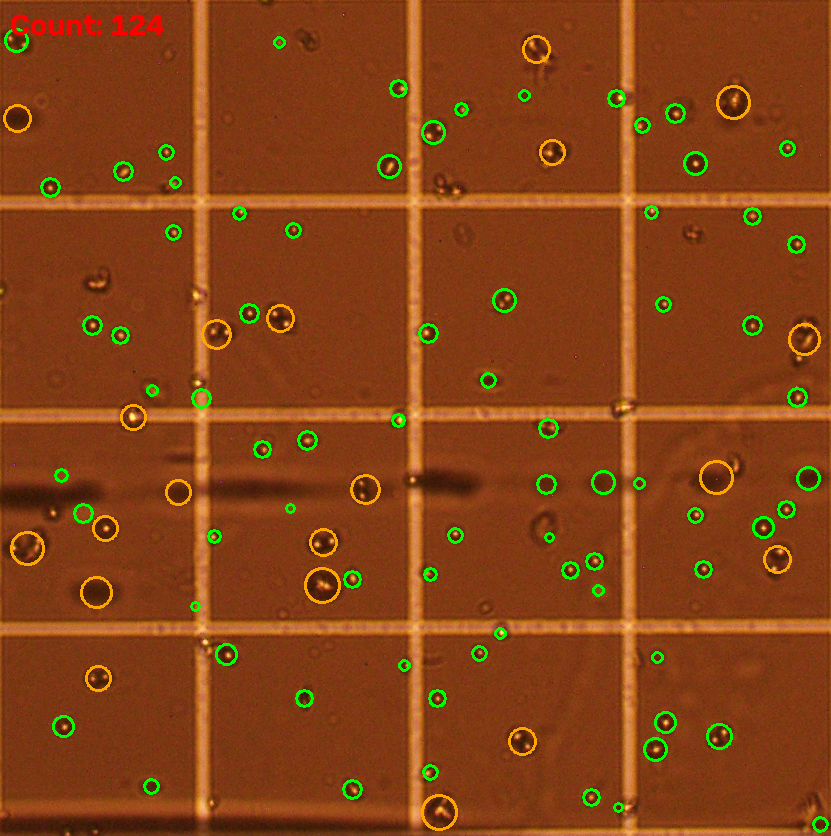
#> input picture Image_3703_counted.png, 831 x 836 px
$ python -i Cell_Counting.py   (imports and definitions only)
#> lines starting #> are read from the running program, lines starting #| are printed output that depends on the picture; after the words box and inside, x2 and y2 are one past the last pixel; in counts of white or black regions, pixels touching at a corner belong together

import sys
from pathlib import Path

import cv2
import numpy as np
import pandas as pd

# ----------------------------- settings -----------------------------------
INPUT_FOLDER = Path(sys.argv[1]) if len(sys.argv) > 1 else Path("/home/yogendra/Downloads/CelI-IA_Neubauer_Dataset/Raw_Images/Neubauer_Sample_037.jpg")
OUTPUT_FOLDER = Path(sys.argv[2]) if len(sys.argv) > 2 else Path("Processed_Results")
EXTENSIONS = {".png", ".jpg", ".jpeg", ".tif", ".tiff", ".bmp"}

MAX_SIDE = 1800        # working resolution (longest side)
CELLS_PER_SIDE = 4     # small squares per side of the large square (corner square = 4)
DILUTION = 1.0         # dilution factor for concentration estimate
LINE_COVER_THR = 0.30  # fraction of row/col that must be "line" to count as a grid line
BAND_MERGE_FRAC = 0.025  # lines closer than this (x image size) are merged into one band


# ----------------------------- helpers ------------------------------------
def odd(n):
    n = int(n)
    return n if n % 2 == 1 else n + 1


def load_image(path):
    img = cv2.imread(str(path), cv2.IMREAD_UNCHANGED)
    if img is None:
        try:
            from PIL import Image
            arr = np.array(Image.open(path))
            img = arr[..., ::-1] if arr.ndim == 3 and arr.shape[2] >= 3 else arr
        except Exception:
            return None
    if img.dtype != np.uint8:
        img = cv2.normalize(img.astype(np.float32), None, 0, 255, cv2.NORM_MINMAX).astype(np.uint8)
    if img.ndim == 2:
        img = cv2.cvtColor(img, cv2.COLOR_GRAY2BGR)
    elif img.shape[2] == 4:
        img = cv2.cvtColor(img, cv2.COLOR_BGRA2BGR)
    s = MAX_SIDE / max(img.shape[:2])
    if s < 1:
        img = cv2.resize(img, None, fx=s, fy=s, interpolation=cv2.INTER_AREA)
    return img


def valid_region(gray):
    """Mask of the lit field of view (removes the black vignette)."""
    blur = cv2.GaussianBlur(gray, (0, 0), 5)
    _, m = cv2.threshold(blur, 25, 255, cv2.THRESH_BINARY)
    n, lab, stats, _ = cv2.connectedComponentsWithStats(m)
    if n > 1:
        k = 1 + int(np.argmax(stats[1:, cv2.CC_STAT_AREA]))
        m = (lab == k).astype(np.uint8) * 255
    cnts, _ = cv2.findContours(m, cv2.RETR_EXTERNAL, cv2.CHAIN_APPROX_SIMPLE)
    filled = np.zeros_like(m)
    cv2.drawContours(filled, cnts, -1, 255, -1)
    return cv2.erode(filled, cv2.getStructuringElement(cv2.MORPH_ELLIPSE, (15, 15)))


def bright_binary(gray, valid):
    """Bright structures (grid lines + bright cell centres) via Otsu inside valid area."""
    g = cv2.GaussianBlur(gray, (0, 0), 2)
    vals = g[valid > 0].reshape(-1, 1)
    if vals.size == 0:
        vals = g.reshape(-1, 1)
    t, _ = cv2.threshold(vals, 0, 255, cv2.THRESH_BINARY + cv2.THRESH_OTSU)
    b = ((g > t) & (valid > 0)).astype(np.uint8) * 255
    return b


# ------------------------------ deskew -------------------------------------
def deskew(img):
    gray = cv2.cvtColor(img, cv2.COLOR_BGR2GRAY)
    valid = valid_region(gray)
    binary = bright_binary(gray, valid)
    edges = cv2.Canny(binary, 50, 150)
    h, w = gray.shape
    lines = cv2.HoughLinesP(edges, 1, np.pi / 180, threshold=80,
                            minLineLength=int(0.15 * min(h, w)), maxLineGap=15)
    if lines is None:
        return img, 0.0
    angs, wts = [], []
    for line in lines:
        line = np.asarray(line).reshape(-1)
        if line.size != 4:
            continue
        x1, y1, x2, y2 = line.astype(float)
        a = np.degrees(np.arctan2(y2 - y1, x2 - x1))
        a = (a + 45) % 90 - 45            # map to [-45, 45): deviation from nearest axis
        if abs(a) <= 15:                  # ignore implausible angles
            angs.append(a)
            wts.append(np.hypot(x2 - x1, y2 - y1))
    if not angs:
        return img, 0.0
    angs, wts = np.array(angs), np.array(wts)
    order = np.argsort(angs)
    cw = np.cumsum(wts[order])
    angle = float(angs[order][np.searchsorted(cw, cw[-1] / 2)])  # weighted median
    if abs(angle) < 0.3:
        return img, 0.0
    M = cv2.getRotationMatrix2D((w / 2, h / 2), angle, 1.0)
    rot = cv2.warpAffine(img, M, (w, h), flags=cv2.INTER_CUBIC, borderMode=cv2.BORDER_REPLICATE)
    return rot, angle


# ------------------------- grid line detection -----------------------------
def line_masks(gray, valid):
    binary = bright_binary(gray, valid)
    L = max(25, int(0.10 * min(gray.shape)))
    horiz = cv2.morphologyEx(binary, cv2.MORPH_OPEN, cv2.getStructuringElement(cv2.MORPH_RECT, (L, 1)))
    vert = cv2.morphologyEx(binary, cv2.MORPH_OPEN, cv2.getStructuringElement(cv2.MORPH_RECT, (1, L)))
    return horiz, vert


def coverage(mask, valid, axis):
    """Fraction of each row (axis=1) / column (axis=0) covered by line pixels."""
    num = (mask > 0).sum(axis=axis).astype(float)
    den = (valid > 0).sum(axis=axis).astype(float)
    cov = num / np.maximum(den, 1)
    cov[den < 0.3 * den.max()] = 0
    return cov


def find_bands(cov, thr=LINE_COVER_THR, merge_gap=3):
    on = cov > thr
    bands, i, n = [], 0, len(on)
    while i < n:
        if on[i]:
            j = i
            while j + 1 < n and on[j + 1]:
                j += 1
            bands.append([i, j])
            i = j + 1
        else:
            i += 1
    merged = []
    for b in bands:
        if merged and b[0] - merged[-1][1] <= merge_gap:
            merged[-1][1] = b[1]
        else:
            merged.append(b)
    return merged


def cluster_bands(bands, gap):
    """Merge multi-line borders (double/triple lines) into one cluster."""
    clusters = []
    for s, e in bands:
        if clusters and s - clusters[-1]["end"] <= gap:
            clusters[-1]["end"] = e
            clusters[-1]["n"] += 1
        else:
            clusters.append({"start": s, "end": e, "n": 1})
    for c in clusters:
        c["center"] = (c["start"] + c["end"]) / 2.0
    return clusters


def select_run(clusters, n_cells):
    """
    Find the large square along one axis: n_cells+1 equally spaced borders.
    Prefers the largest pitch (the big square, not the dense sub-grids) and
    multi-line borders. A run of n_cells lines is extended by one neighbouring
    cluster (e.g. a dense band that forms the square's edge).
    Returns (lo_coord, hi_coord, pitch) = inner edges of the two borders.
    """
    if len(clusters) < n_cells:
        return None
    centers = np.array([c["center"] for c in clusters])
    d = np.diff(centers)
    cands = sorted(set(np.round(d).astype(int).tolist()), reverse=True)

    def coords(i0, i1):
        return clusters[i0]["end"] + 1, clusters[i1]["start"]

    for p in cands:
        if p <= 0:
            continue
        runs, start = [], 0
        for i in range(1, len(centers) + 1):
            if i == len(centers) or abs(d[i - 1] - p) > 0.2 * p:
                runs.append((start, i - 1))
                start = i
        options = []
        for s, e in runs:
            length = e - s + 1
            if length >= n_cells + 1:
                mid = (s + e - n_cells) / 2
                for k in range(s, e - n_cells + 1):
                    sc = (clusters[k]["n"] > 1) + (clusters[k + n_cells]["n"] > 1)
                    options.append((sc, -abs(k - mid), k, k + n_cells))
            elif length == n_cells:
                if s > 0 and abs(clusters[s]["center"] - clusters[s - 1]["end"] - p) < 0.2 * p:
                    options.append((clusters[s - 1]["n"] > 1, -1, s - 1, e))
                if e < len(clusters) - 1 and abs(clusters[e + 1]["start"] - clusters[e]["center"] - p) < 0.2 * p:
                    options.append((clusters[e + 1]["n"] > 1, -1, s, e + 1))
        if options:
            _, _, i0, i1 = max(options, key=lambda o: (o[0], o[1]))
            lo, hi = coords(i0, i1)
            return lo, hi, float(p)
    return None


def locate_square(img):
    gray = cv2.cvtColor(img, cv2.COLOR_BGR2GRAY)
    h, w = gray.shape
    valid = valid_region(gray)
    horiz, vert = line_masks(gray, valid)

    gap_y, gap_x = BAND_MERGE_FRAC * h, BAND_MERGE_FRAC * w
    rows = cluster_bands(find_bands(coverage(horiz, valid, 1)), gap_y)
    cols = cluster_bands(find_bands(coverage(vert, valid, 0)), gap_x)
    ry = select_run(rows, CELLS_PER_SIDE)
    rx = select_run(cols, CELLS_PER_SIDE)

    ok = ry is not None and rx is not None
    if ok:
        y1, y2 = int(ry[0]), int(ry[1])       # inner edges of top / bottom borders
        x1, x2 = int(rx[0]), int(rx[1])       # inner edges of left / right borders
        pitch = float(np.mean([ry[2], rx[2]]))
    else:  # fallback: central crop of valid area
        ys, xs = np.where(valid > 0)
        y1, y2 = int(np.percentile(ys, 12)), int(np.percentile(ys, 88))
        x1, x2 = int(np.percentile(xs, 12)), int(np.percentile(xs, 88))
        pitch = (min(y2 - y1, x2 - x1)) / CELLS_PER_SIDE
    return (x1, y1, x2, y2), pitch, ok, (horiz, vert)


# ------------------------------ counting -----------------------------------
def count_cells(crop, line_mask, pitch):
    gray = cv2.cvtColor(crop, cv2.COLOR_BGR2GRAY)
    lines = cv2.dilate(line_mask, cv2.getStructuringElement(cv2.MORPH_RECT, (5, 5))) > 0
    med = np.median(gray[~lines]) if (~lines).any() else np.median(gray)
    g = gray.copy()
    g[lines] = med                                    # suppress grid lines
    g = cv2.GaussianBlur(g, (0, 0), 1.0)
    bg = cv2.GaussianBlur(g, (0, 0), max(5, pitch * 0.2))
    diff = cv2.absdiff(g, bg)

    t, _ = cv2.threshold(diff, 0, 255, cv2.THRESH_BINARY + cv2.THRESH_OTSU)
    t = max(12, t)
    binary = (diff > t).astype(np.uint8) * 255
    binary = cv2.morphologyEx(binary, cv2.MORPH_CLOSE, cv2.getStructuringElement(cv2.MORPH_ELLIPSE, (3, 3)))

    # fill the ring-shaped cells
    pad = cv2.copyMakeBorder(binary, 1, 1, 1, 1, cv2.BORDER_CONSTANT, value=0)
    ff = pad.copy()
    cv2.floodFill(ff, np.zeros((pad.shape[0] + 2, pad.shape[1] + 2), np.uint8), (0, 0), 255)
    filled = (pad | cv2.bitwise_not(ff))[1:-1, 1:-1]
    filled = cv2.morphologyEx(filled, cv2.MORPH_OPEN, cv2.getStructuringElement(cv2.MORPH_ELLIPSE, (3, 3)))

    n, lab, stats, cents = cv2.connectedComponentsWithStats(filled)
    min_a = np.pi / 4 * (0.04 * pitch) ** 2
    max_single = np.pi / 4 * (0.14 * pitch) ** 2
    areas = stats[1:, cv2.CC_STAT_AREA]
    singles = areas[(areas >= min_a) & (areas <= max_single)]
    if len(singles) == 0:
        return 0, []
    med_area = float(np.percentile(singles, 60))

    cells = []
    for i in range(1, n):
        a = stats[i, cv2.CC_STAT_AREA]
        if a < min_a or a > 4 * med_area:             # noise or big debris / bubbles
            continue
        cx, cy = cents[i]
        if lines[int(cy), int(cx)]:
            continue
        comp = (lab == i).astype(np.uint8)
        cnts, _ = cv2.findContours(comp, cv2.RETR_EXTERNAL, cv2.CHAIN_APPROX_SIMPLE)
        per = cv2.arcLength(cnts[0], True)
        circ = 4 * np.pi * a / (per * per) if per > 0 else 0
        k = max(1, int(round(a / med_area))) if a > 1.8 * med_area else 1
        if k == 1 and circ < 0.45:                    # irregular debris
            continue
        cells.append((float(cx), float(cy), float(np.sqrt(a / np.pi)), k))
    return int(sum(c[3] for c in cells)), cells


# ------------------------------- main --------------------------------------
def process(path):
    img = load_image(path)
#> in load_image, img is the input picture: shape (836, 831, 3); mean B, G, R 21.6, 65.8, 132.9
    if img is None:
        return None
    img, angle = deskew(img)
#> in valid_region, `blur = cv2.GaussianBlur(gray, (0, 0), 5)`:
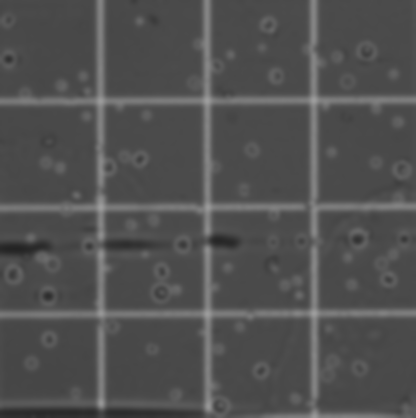
#> blur: shape (836, 831) (shown at 1/2 size); min 35, max 158, mean 80.8
#> in valid_region, `n, lab, stats, _ = cv2.connectedComponentsWithStats(m)`: n = 2; stats = [[-1, 2147483647, 0, 0, 0], [0, 0, 831, 836, 694716]]
#> in valid_region, `k = 1 + int(np.argmax(stats[1:, cv2.CC_STAT_AREA]))`: k = 1
#> in valid_region, `cnts, _ = cv2.findContours(m, cv2.RETR_EXTERNAL, cv2.CHAIN_APPROX_SIMP..`: cnts = [[[0, 0], [0, 835], [830, 835], [830, 0]]]
#> in bright_binary, `t, _ = cv2.threshold(vals, 0, 255, cv2.THRESH_BINARY + cv2.THRESH_OTSU)`: t = 99
#> in bright_binary, `b = ((g > t) & (valid > 0)).astype(np.uint8) * 255`:
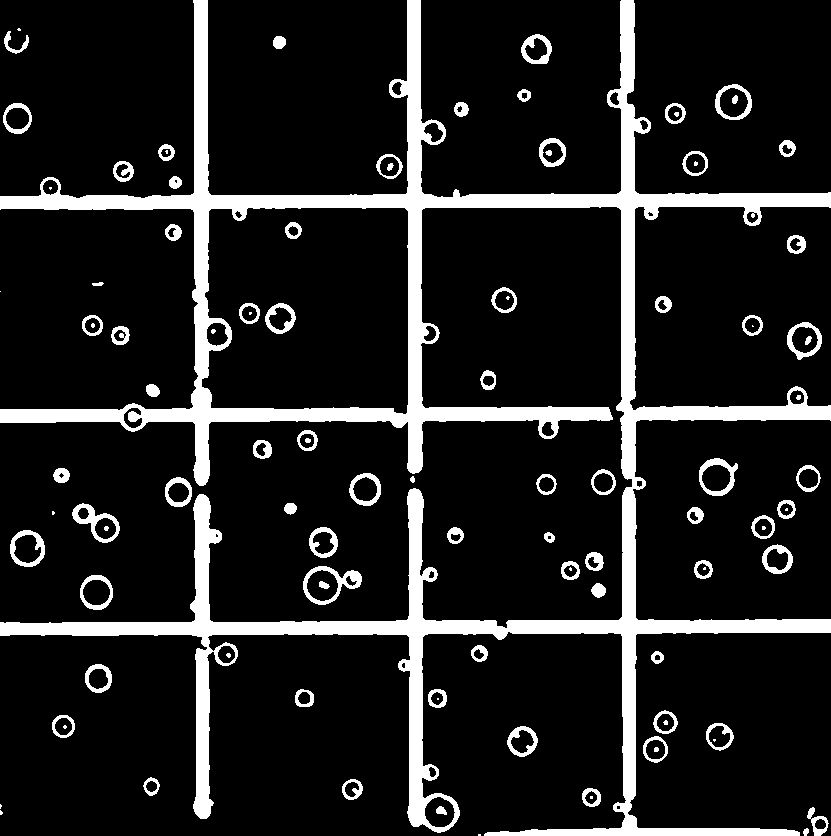
#> b: shape (836, 831); 12.9% white; 106 white regions (24 under 20 px), largest, box (x1, y1, x2, y2) and area: (0, 0, 831, 836) 72418, (303, 566, 362, 605) 712, (72, 503, 120, 543) 621
#> in deskew, `lines = cv2.HoughLinesP(edges, 1, np.pi / 180, threshold=80, minLineLe..`: lines = 25 rows, first 6: [634, 409, 634, 210], [213, 634, 405, 634], [620, 467, 620, 209], [635, 796, 635, 636], [193, 193, 193, 2], [426, 207, 617, 207]
#> the loop in deskew, `for line in lines:` made 25 passes
#> after the loop in deskew, `for line in lines:`: angs = 25 values from 0 to 0; wts = 25 values, max 279 at index 24, min 125 at index 22, mean 183.4
#> in deskew, `order = np.argsort(angs)`: order = 25 values, max 24 at index 24, min 0 at index 0, mean 12
#> in deskew, `cw = np.cumsum(wts[order])`: cw = 25 values from 199 to 4584
#> in deskew, `angle = float(angs[order][np.searchsorted(cw, cw[-1] / 2)])`: angle = 0
#> angle = 0
    (x1, y1, x2, y2), pitch, ok, (horiz, vert) = locate_square(img)
#> in coverage, `num = (mask > 0).sum(axis=axis).astype(float)`: num = 836 values, max 831 at index 198, min 0 at index 0, mean 41.15
#> in coverage, `den = (valid > 0).sum(axis=axis).astype(float)`: den = 836 values from 831 to 831
#> in coverage, `cov = num / np.maximum(den, 1)`: cov = 836 values, max 1 at index 198, min 0 at index 0, mean 0.0495
#> in find_bands, `bands, i, n = [], 0, len(on)`: bands = []; i = 0; n = 836
#> after the loop in find_bands, `while i < n:`: bands = [[194, 207], [407, 421], [620, 634], [830, 835]]; i = 836; j = 835
#> the loop in find_bands, `for b in bands:` made 4 passes
#> after the loop in find_bands, `for b in bands:`: merged = [[194, 207], [407, 421], [620, 634], [830, 835]]
#> in cluster_bands, `clusters = []`: clusters = []
#> the loop in cluster_bands, `for s, e in bands:` made 4 passes
#> after the loop in cluster_bands, `for s, e in bands:`: clusters = 4 items
#> the loop in cluster_bands, `for c in clusters:` made 4 passes
#> the loop in find_bands (call 2), `for b in bands:` made 3 passes
#> b on passes 1 to 3: [194, 208], [408, 421], [621, 635]
#> the loop in cluster_bands (call 2), `for s, e in bands:` made 3 passes
#> the loop in cluster_bands (call 2), `for c in clusters:` made 3 passes
#> in locate_square, `cols = cluster_bands(find_bands(coverage(vert, valid, 0)), gap_x)`: cols = 3 items
#> in select_run, `centers = np.array([c["center"] for c in clusters])`: centers = [200.5, 414, 627, 832.5]
#> in select_run, `d = np.diff(centers)`: d = [213.5, 213, 205.5]
#> in select_run, `cands = sorted(set(np.round(d).astype(int).tolist()), reverse=True)`: cands = [214, 213, 206]
#> the loop in select_run, `for p in cands:` made 3 passes
#> p on passes 1 to 3: 214, 213, 206
#> in locate_square, `ok = ry is not None and rx is not None`: ok = False
#> in locate_square, `y1, y2 = int(np.percentile(ys, 12)), int(np.percentile(ys, 88))`: y1 = 100; y2 = 735
#> in locate_square, `x1, x2 = int(np.percentile(xs, 12)), int(np.percentile(xs, 88))`: x1 = 99; x2 = 731
#> in locate_square, `pitch = (min(y2 - y1, x2 - x1)) / CELLS_PER_SIDE`: pitch = 158
#> x1 = 99; y1 = 100; x2 = 731; y2 = 735; pitch = 158; ok = False

    crop = img[y1:y2, x1:x2].copy()
    lm = cv2.bitwise_or(horiz, vert)[y1:y2, x1:x2]
    total, cells = count_cells(crop, lm, pitch)
#> in count_cells, `med = np.median(gray[~lines]) if (~lines).any() else np.median(gray)`: med = 74
#> in count_cells, `t, _ = cv2.threshold(diff, 0, 255, cv2.THRESH_BINARY + cv2.THRESH_OTSU)`: t = 24
#> in count_cells, `n, lab, stats, cents = cv2.connectedComponentsWithStats(filled)`:
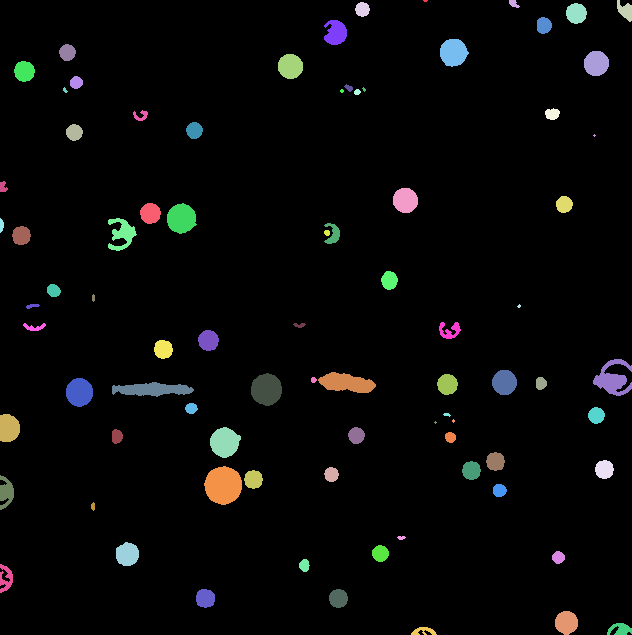
#> lab: shape (635, 632) int32; 83 distinct labels, from 0 to 82; one colour per label, 0 black
#> in count_cells, `n, lab, stats, cents = cv2.connectedComponentsWithStats(filled)`: n = 83; stats = 83 rows, first 6: [0, 0, 632, 635, 380476], [423, 0, 5, 2, 8], [509, 0, 11, 8, 55], [617, 0, 15, 22, 198], [355, 2, 15, 15, 170], [566, 3, 21, 21, 341]; cents = 83 pairs, first value 1.18 to 624.9, second value 0.375 to 630.7
#> in count_cells, `min_a = np.pi / 4 * (0.04 * pitch) ** 2`: min_a = 31.37
#> in count_cells, `max_single = np.pi / 4 * (0.14 * pitch) ** 2`: max_single = 384.3
#> in count_cells, `areas = stats[1:, cv2.CC_STAT_AREA]`: areas = 82 values, max 1133 at index 65, min 5 at index 22, mean 254.2
#> in count_cells, `singles = areas[(areas >= min_a) & (areas <= max_single)]`: singles = 50 values, max 343 at index 26, min 32 at index 9, mean 189.5
#> in count_cells, `med_area = float(np.percentile(singles, 60))`: med_area = 219
#> the loop in count_cells, `for i in range(1, n):` made 82 passes
#> (a, cx, cy, per, circ, k) on passes 2 to 5: (55, 513.3, 3.29, 30.14, 0.761, 1), (198, 624.9, 10.39, 65.7, 0.576, 1), (170, 362, 8.96, 46.63, 0.983, 1), (341, 575.9, 12.95, 66.53, 0.968, 1)

    ann = crop.copy()
    for cx, cy, r, k in cells:
        col = (0, 255, 0) if k == 1 else (0, 165, 255)
        cv2.circle(ann, (int(cx), int(cy)), max(3, int(r)), col, 2)
#> this loop made 59 passes
#> (cx, cy, r, k) on passes 1 to 4: (513.3, 3.29, 4.18, 1), (624.9, 10.39, 7.94, 1), (362, 8.96, 7.36, 1), (575.9, 12.95, 10.42, 1)
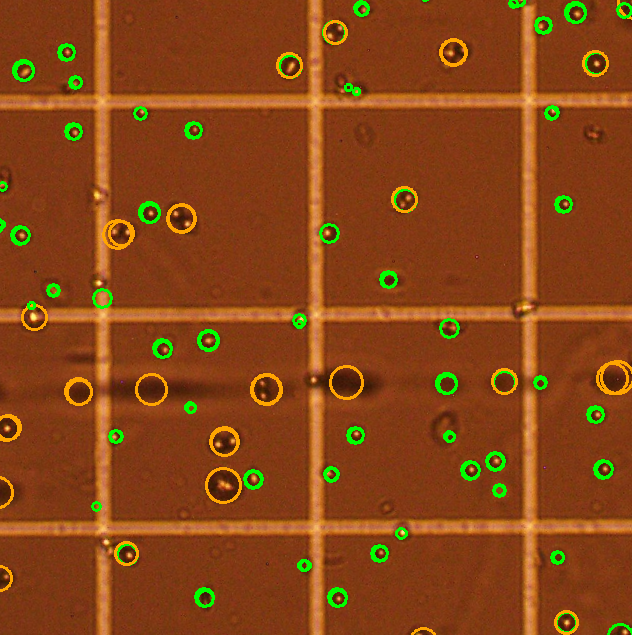
#> ann: shape (635, 632, 3); mean B, G, R 22.4, 69.6, 135.6
    cv2.putText(ann, f"Count: {total}", (10, 35), cv2.FONT_HERSHEY_SIMPLEX, 1.0, (0, 0, 255), 2)

    dbg = img.copy()
    cv2.rectangle(dbg, (x1, y1), (x2, y2), (0, 0, 255) if ok else (255, 0, 0), 4)
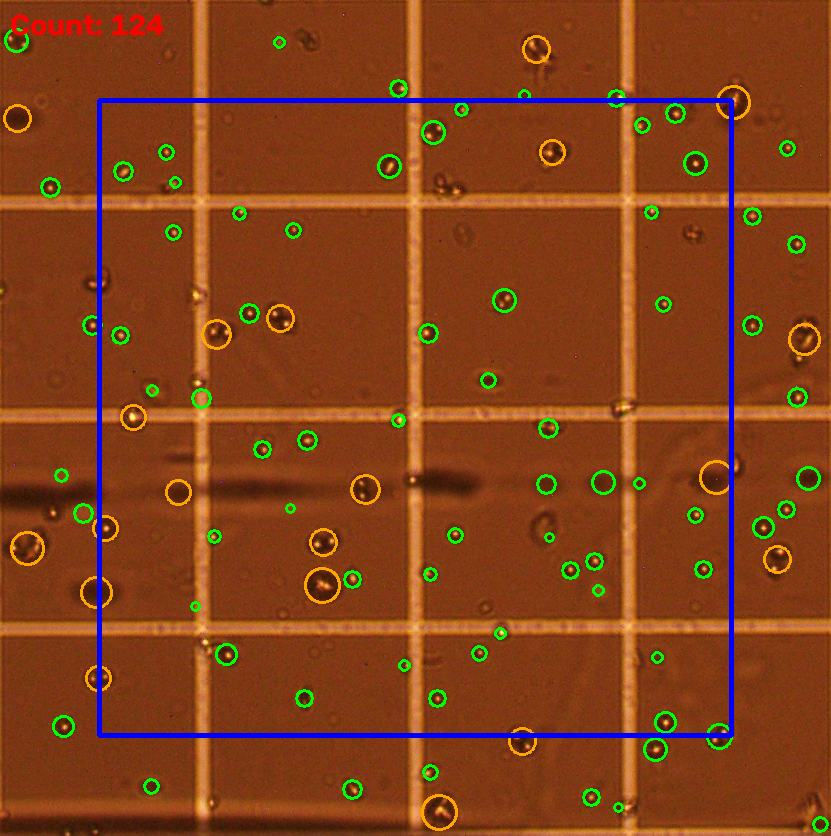
#> dbg: shape (836, 831, 3); 1.82% of pixels changed, all inside (x1, y1, x2, y2) = (97, 98, 734, 738)

    stem = Path(path).stem
    cv2.imwrite(str(OUTPUT_FOLDER / f"{stem}_crop.png"), crop)
    cv2.imwrite(str(OUTPUT_FOLDER / f"{stem}_counted.png"), ann)
    cv2.imwrite(str(OUTPUT_FOLDER / f"{stem}_debug.jpg"), dbg)

    # 4x4 large square = 1 mm x 1 mm x 0.1 mm = 1e-4 mL  ->  cells/mL = count * 1e4 * dilution
    return {
        "Filename": Path(path).name,
        "Rotation_Angle": round(angle, 2),
        "Square_Detected": ok,
        "Crop_xyxy": f"{x1},{y1},{x2},{y2}",
        "Pitch_px": round(pitch, 1),
        "Cell_Count": total,
        "Cells_per_mL": total * 1e4 * DILUTION if ok else np.nan,
    }


# [22 lines not run here, left out]

>>> result = process('Image_3703_counted.png')
